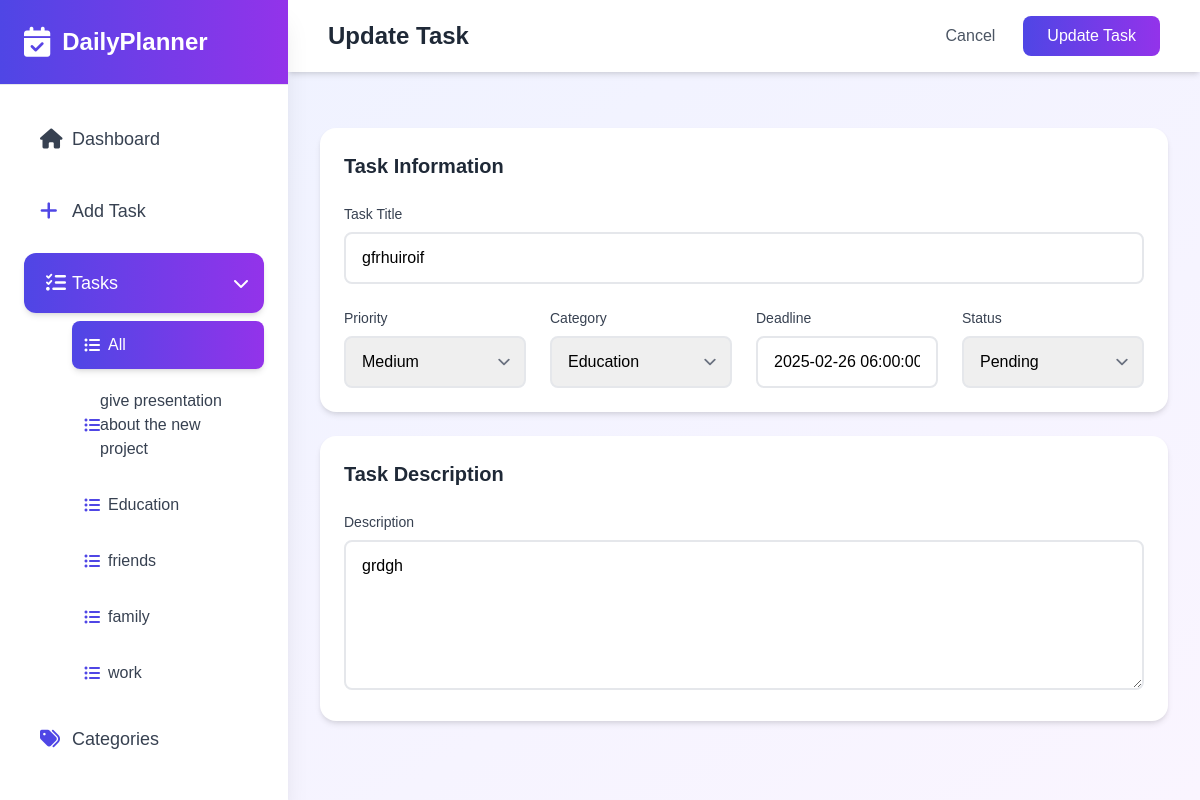
/tasks/13/update/ (signed in), run on the app's committed database.
### planner/models.py (models this page shows, shortened)
class Category(models.Model):
    user = models.ForeignKey('users.Account', on_delete=models.CASCADE, null=True, blank=True)
    name = models.CharField(max_length=100)
    color = models.CharField(max_length=7, default='#007bff')
    icon = models.CharField(max_length=50, default='fas fa-folder')  # Add this line
    created_at = models.DateTimeField(auto_now_add=True)
    updated_at = models.DateTimeField(auto_now=True)
    def __str__(self):
        return self.name
    class Meta:
        ordering = ['-created_at']

class Task(models.Model):
    STATUSES = (
        ('pending', 'Pending'),
        ('completed', 'Completed'),
        ('in_progress', 'In Progress'),
    )
    PRIORITIES = (
        ('low', 'Low'),
        ('medium', 'Medium'),
        ('high', 'High'),
    )
    user = models.ForeignKey('users.Account', on_delete=models.CASCADE, null=True, blank=True)
    name = models.CharField(max_length=100)
    description = models.TextField(null=True, blank=True)
    created_at = models.DateTimeField(auto_now_add=True)
    updated_at = models.DateTimeField(auto_now=True)
    deadline = models.DateTimeField(null=True, blank=True)
    category = models.ForeignKey(Category, on_delete=models.CASCADE)
    status = models.CharField(max_length=20, choices=STATUSES, default='pending')
    priority = models.CharField(max_length=20, choices=PRIORITIES, default='medium')
    class Meta:
        ordering = ['-created_at']

### planner/views.py (the view)
# urls.py: path('tasks/<int:task_id>/update/', views.update_task, name='update_task'),
@login_required()
def update_task(request, task_id):
    user = request.user
    task = get_object_or_404(Task, id=task_id, user=user)
    categories = Category.objects.filter(user=user)
    if request.method == 'POST':
        form = TaskForm(request.POST, instance=task, request=request)
        if form.is_valid():
            form.save()
            messages.success(request, 'Task updated successfully!')
            return redirect('planner:tasks')
    else:
        form = TaskForm(instance=task, request=request)
    return render(request, 'planner/update_task.html', {
        'form': form,
        'task': task,
        'categories': categories,
        'page': 'tasks',  # Since this is part of the tasks section
    })

### users/managers.py (called while the page is built)
    def get_queryset(self):
        return super().get_queryset().filter(is_active=True)

### templates/planner/update_task.html (shortened to what this page needs)
{% extends 'base.html' %}
{% load static %}
{% block page_css %}
<link rel="stylesheet" href="https://cdn.jsdelivr.net/npm/flatpickr/dist/flatpickr.min.css">
{% endblock %}
{% block content %}
<div class="min-h-screen lg:ml-72 relative">
  <nav class="bg-white shadow-md">
    <div class="px-6 py-4 flex items-center justify-between">
      <div class="flex-1 px-4 flex justify-between items-center">
        <h1 class="text-2xl font-bold text-gray-800">Update Task</h1>
        <div class="flex gap-3">
          <a href="{% url 'planner:tasks' %}" class="px-4 py-2 text-gray-600 hover:text-gray-800 font-medium transition-colors">Cancel</a>
          <button type="submit" form="updateTaskForm" class="bg-gradient-to-r from-indigo-600 to-purple-600 text-white px-6 py-2 rounded-lg font-medium hover:opacity-90 transition-opacity">Update Task</button>
        </div>
      </div>
    </div>
  </nav>
  <div class="p-8">
    <form id="updateTaskForm" method="post" class="space-y-6">
      <div class="form-card p-6">
        <h2 class="text-xl font-semibold text-gray-800 mb-6">Task Information</h2>
        <div class="space-y-6">
          <div>
            <label for="{{ form.name.id_for_label }}" class="block text-sm font-medium text-gray-700 mb-2">Task Title</label>
            {{ form.name }}
          </div>
          <div class="grid grid-cols-1 md:grid-cols-4 gap-6">
            <div>
              <label for="{{ form.priority.id_for_label }}" class="block text-sm font-medium text-gray-700 mb-2">Priority</label>
              {{ form.priority }}
            </div>
            <div>
              <label for="{{ form.category.id_for_label }}" class="block text-sm font-medium text-gray-700 mb-2">Category</label>
              {{ form.category }}
            </div>
            <div>
              <label for="{{ form.deadline.id_for_label }}" class="block text-sm font-medium text-gray-700 mb-2">Deadline</label>
              {{ form.deadline }}
            </div>
            <div>
              <label for="{{ form.status.id_for_label }}" class="block text-sm font-medium text-gray-700 mb-2">Status</label>
              {{ form.status }}
            </div>
          </div>
        </div>
      </div>
      <div class="form-card p-6">
        <h2 class="text-xl font-semibold text-gray-800 mb-6">Task Description</h2>
        <div>
          <label for="{{ form.description.id_for_label }}" class="block text-sm font-medium text-gray-700 mb-2">Description</label>
          {{ form.description }}
        </div>
      </div>
    </form>
  </div>
</div>
{% endblock %}

### templates/base.html (shortened to what this page needs)
{% load static %}
<!DOCTYPE html>
<html lang="en">
  <head>
    <script src="https://cdn.tailwindcss.com"></script>
    <link rel="stylesheet" href="https://cdnjs.cloudflare.com/ajax/libs/font-awesome/6.0.0/css/all.min.css" />
    <link rel="stylesheet" href="https://cdn.jsdelivr.net/npm/flatpickr/dist/flatpickr.min.css" />
    <link rel="stylesheet" href="{% static 'style.css' %}?{% now 'U' %}" />
    {% block page_css %} {% endblock %}
  </head>
  <body
    class="bg-gradient-to-br from-indigo-50 to-purple-50"
    x-data="{
          sidebarOpen: window.innerWidth >= 1024,
          tasksOpen: true,
          isLoggedIn: true
      }"
  >
<div class="fixed inset-y-0 left-0 w-72 bg-white shadow-xl transform transition-transform duration-200 ease-in-out z-50"
:class="{'translate-x-0': sidebarOpen, '-translate-x-full': !sidebarOpen}">
<div class="h-full flex flex-col">
   <div class="p-6 border-b bg-gradient-to-r from-indigo-600 to-purple-600 relative">
       <div class="flex items-center">
           <i class="fas fa-calendar-check text-white text-3xl"></i>
           <span class="ml-3 text-2xl font-bold text-white">DailyPlanner</span>
       </div>
   </div>
   <nav class="flex-1 p-6 space-y-3">
       <a href="{% url 'planner:home' %}"
          class="flex items-center p-4 {% if page == 'dashboard' %}text-white bg-gradient-to-r from-indigo-600 to-purple-600 shadow-md{% else %}text-gray-700 hover:bg-indigo-50{% endif %} rounded-xl transition-colors">
           <i class="fas fa-home text-xl w-8"></i>
           <span class="text-lg font-medium">Dashboard</span>
       </a>
       <a href="{% url 'planner:create_task' %}"
          class="flex items-center p-4 {% if page == 'create_task' %}text-white bg-gradient-to-r from-indigo-600 to-purple-600 shadow-md{% else %}text-gray-700 hover:bg-indigo-50{% endif %} rounded-xl transition-colors">
           <i class="fas fa-plus text-xl w-8 {% if page != 'create_task' %}text-indigo-600{% endif %}"></i>
           <span class="text-lg font-medium">Add Task</span>
       </a>
       <div class="space-y-2">
           <button @click="tasksOpen = !tasksOpen"
                   class="w-full flex items-center justify-between p-4 {% if page == 'tasks' %}text-white bg-gradient-to-r from-indigo-600 to-purple-600 shadow-md{% else %}text-gray-700 hover:bg-indigo-50{% endif %} rounded-xl transition-colors">
               <div class="flex items-center">
                   <i class="fas fa-tasks text-xl w-8 {% if page != 'tasks' %}text-indigo-600{% endif %}"></i>
                   <span class="text-lg font-medium">Tasks</span>
               </div>
               <i class="fas" :class="tasksOpen ? 'fa-chevron-down' : 'fa-chevron-right'"></i>
           </button>
           <div x-show="tasksOpen" class="pl-12 space-y-2">
               <a href="{% url 'planner:tasks' %}"
                  class="flex items-center p-3 {% if page == 'tasks' and not request.GET.category %}text-white bg-gradient-to-r from-indigo-600 to-purple-600 shadow-md{% else %}text-gray-700 hover:bg-indigo-50{% endif %} rounded-lg transition-colors">
                   <i class="fas fa-list-ul w-6 {% if page != 'tasks' or request.GET.category %}text-indigo-600{% endif %}"></i>
                   <span class="text-md">All</span>
               </a>
               {% for category in categories %}
               <a href="{% url 'planner:tasks' %}?category={{ category.name }}"
                  class="flex items-center p-3 {% if page == 'tasks' and request.GET.category == category.name %}text-white bg-gradient-to-r from-indigo-600 to-purple-600 shadow-md{% else %}text-gray-700 hover:bg-indigo-50{% endif %} rounded-lg transition-colors">
                   <i class="fas fa-list-ul w-6 {% if page != 'tasks' or request.GET.category != category.name %}text-indigo-600{% endif %}"></i>
                   <span class="text-md">{{ category.name }}</span>
               </a>
               {% endfor %}
           </div>
       </div>
       <template x-if="isLoggedIn">
           <a href="{% url 'planner:manage_categories' %}"
              class="flex items-center p-4 {% if page == 'categories' %}text-white bg-gradient-to-r from-indigo-600 to-purple-600 shadow-md{% else %}text-gray-700 hover:bg-indigo-50{% endif %} rounded-xl transition-colors">
               <i class="fas fa-tags text-xl w-8 {% if page != 'categories' %}text-indigo-600{% endif %}"></i>
               <span class="text-lg font-medium">Categories</span>
           </a>
       </template>
       <template x-if="isLoggedIn">
           <a href="{% url 'users:logout' %}"
              class="flex items-center p-4 {% if page == 'logout' %}text-white bg-gradient-to-r from-indigo-600 to-purple-600 shadow-md{% else %}text-gray-700 hover:bg-indigo-50{% endif %} rounded-xl transition-colors">
           </a>
       </template>
   </nav>
</div>
</div>
     {% block content %} {% endblock %}
  </body>
</html>

### assets/style.css (style rules this page uses)
body { font-family: "Poppins", sans-serif; }
.form-card { background: white; border-radius: 1rem; box-shadow: 0 4px 6px -1px rgba(0, 0, 0, 0.1), 0 2px 4px -1px rgba(0, 0, 0, 0.06); }
.form-input { width: 100%; padding: 0.75rem 1rem; border: 2px solid #e5e7eb; border-radius: 0.5rem; outline: none; transition: all 0.3s ease; }
.form-select { appearance: none; background-position: right 0.5rem center; background-repeat: no-repeat; background-size: 1.5em 1.5em; }
.form-input { @apply w-full rounded-lg border-gray-300 focus:border-indigo-500 focus:ring-1 focus:ring-indigo-500; }

### data on the page
Category: name "give presentation about the new project"
Category: name "Education"
Category: name "friends"
Category: name "family"
Category: name "work"
Task: name "gfrhuiroif", priority "Medium", category "Education", deadline "2025-02-26 06:00:00", status "Pending", description "grdgh"
